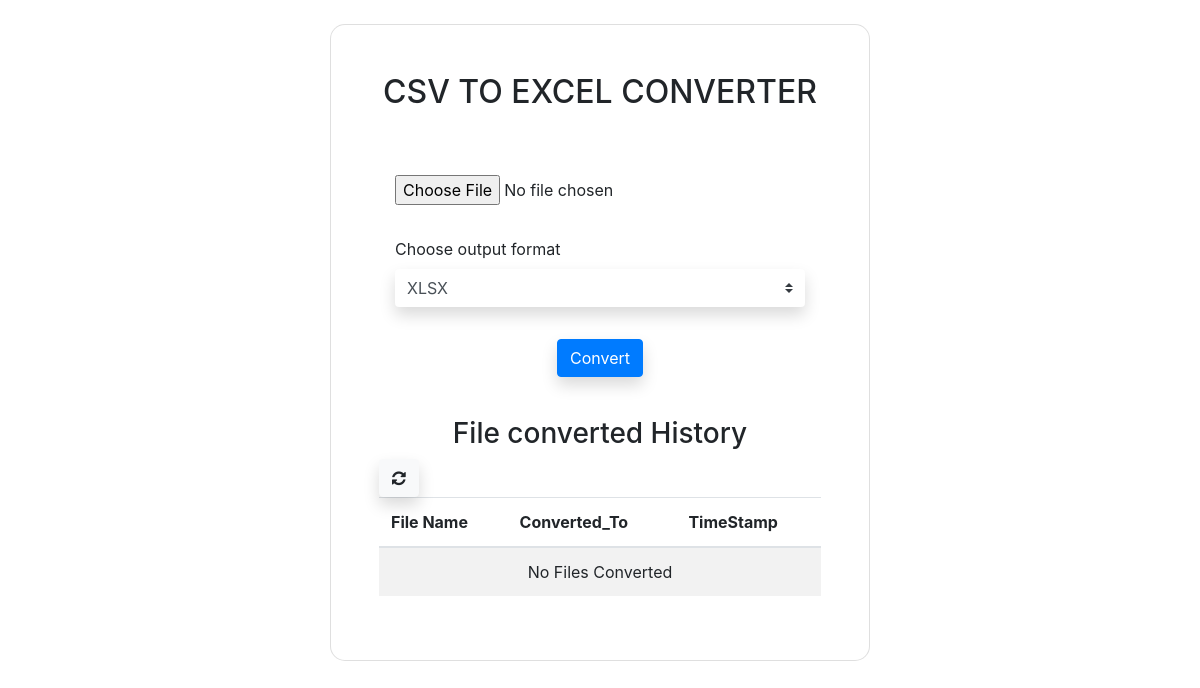
/, run on an earlier commit of the app's database.
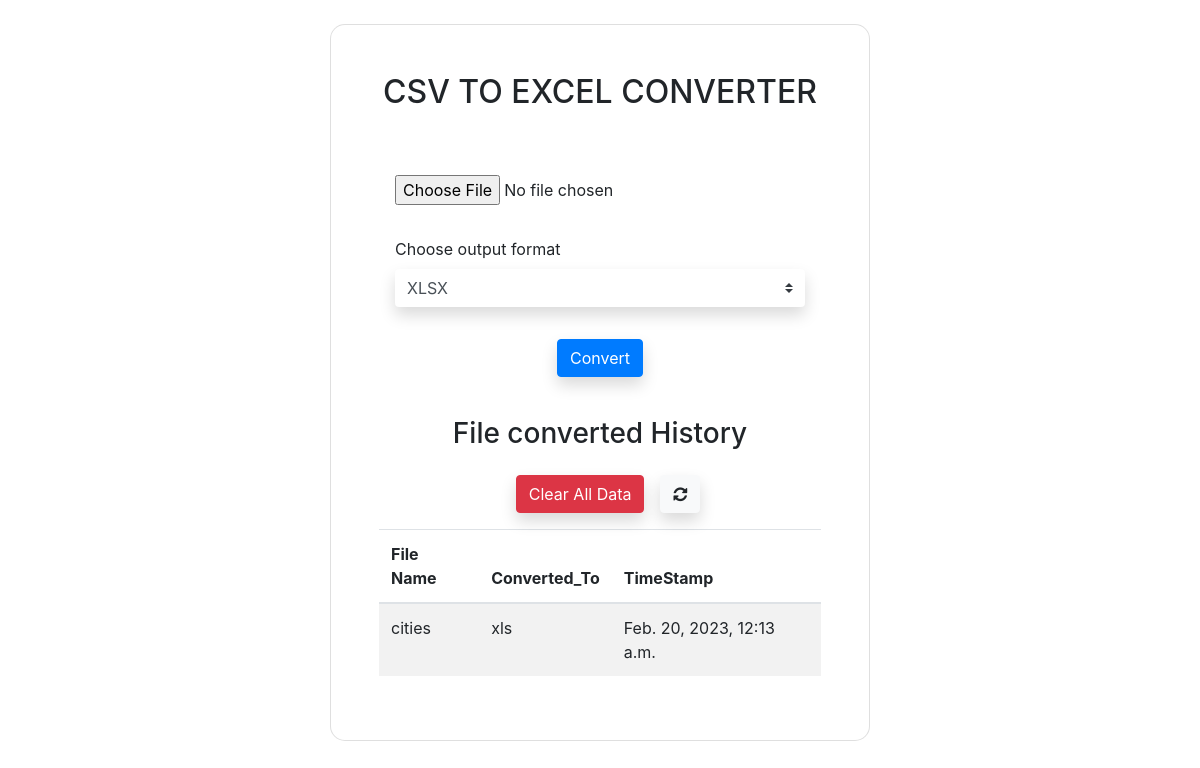
And on a later commit of the database.
### app/models.py (models this page shows)
class UploadHistory(models.Model):
    file_name = models.CharField(max_length=255)
    converted_type = models.CharField(max_length=255,default=None)
    timestamp = models.DateTimeField(auto_now_add=True)

### app/views.py (the view, shortened to what this page needs)
# urls.py: path('', convapp.conv_app),
def conv_app(request):
    upload_history = UploadHistory.objects.all().values()
    context = {'upload_history': upload_history}
    return render(request , 'app_converter.html', context)

### templates/app_converter.html (shortened to what this page needs)
{% extends 'base.html' %}
{% block content %}
<container class="container-fluid vh-100 p-4 m-4">
  <div class="mask d-flex align-items-center h-100 gradient-custom-3">
    <div class="container h-100">
      <div class="row d-flex justify-content-center align-items-center h-100">
        <div class="col-12 col-md-9 col-lg-7 col-xl-6">
          <div class="card" style="border-radius: 15px;">
            <div class="card-body p-5">
              <h2 class="text-uppercase text-center mb-5">CSV TO EXCEL CONVERTER</h2>
              <form action="" method="post" enctype="multipart/form-data">
                <input class="form-inline p-3" type="file" name="filefield" accept=".csv" placeholder="no file selected"
                  required />
                <div class="p-3">
                  <label for="outputtype">Choose output format</label>
                  <select class="custom-select shadow border-0" name="outputformat">
                    <option value="1" selected>XLSX</option>
                  </select>
                </div>
                <div class="justify-content-center text-center">
                  <input type="submit" class="btn btn-primary shadow rounded m-3" value="Convert" />
                </div>
              </form>
              <br>
              <h3 class="text-center">File converted History</h3>
              {% if upload_history%}
              <div class="form-inline justify-content-center text-center">
                <a class="btn btn-danger m-3 shadow" href="delete/">Clear All Data</a>
                <a href="{% url 'refresh' %}" class="btn btn-light shadow"><i class="fa fa-refresh"
                    aria-hidden="true"></i></a>
              </div>
              {% else %}
              <a href="{% url 'refresh' %}" class="btn btn-light shadow"><i class="fa fa-refresh"
                aria-hidden="true"></i></a>
              {% endif %}
              <div class="table-responsive">
                <table id="datatable" class="table table-striped">
                  <thead>
                    <tr>
                      <th>File Name </th>
                      <th>Converted_To </th>
                      <th>TimeStamp </th>
                    </tr>
                  </thead>
                  <tbody>
                    {% for files in upload_history %}
                    <tr>
                      <td>{{files.file_name}}</td>
                      <td>{{files.converted_type}}</td>
                      <td>{{files.timestamp}}</td>
                    </tr>
                    {% empty %}
                    <td colspan="3" class="text-center">No Files Converted </td>
                    {% endfor %}
                  </tbody>
                </table>
              </div>
            </div>
          </div>
        </div>
      </div>
    </div>
  </div>
</container>
{% endblock content %}

What changed in the data, as far as the page shows it:
added UploadHistory: file_name "cities", converted_type "xls", timestamp "Feb. 20, 2023, 12:13 a.m."
Also different on the page:
text no longer shown: "No Files Converted"
text now shown: "Clear All Data"
